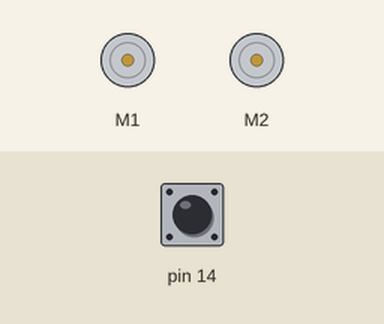
Simulated run of this sketch. Board: Arduino Leonardo, built with avr-gcc and run on an emulated ATmega32U4. Parts: 2 × DC motor (green arrow = forward, orange = backward, longer = faster). The inputs (shaded band) are chosen by the test bench; at power-on: pin 14 HIGH.

Above: at 1.2 s.
1.3 s: pin 14 pulled LOW for 0.15 s
At 3.0 s:
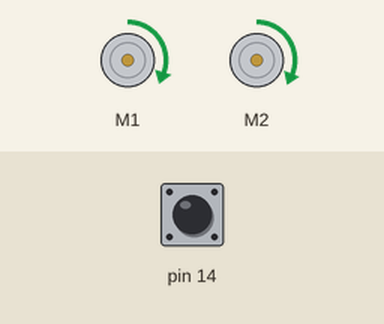
At 20.4 s:
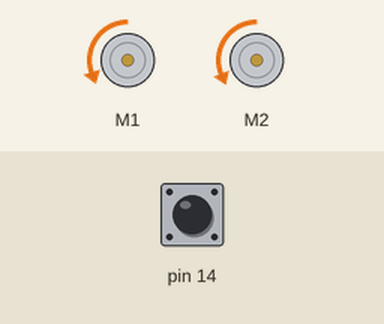
Timing chart, 0 to 20.8 s (numbered marks = the images above; inputs shaded):
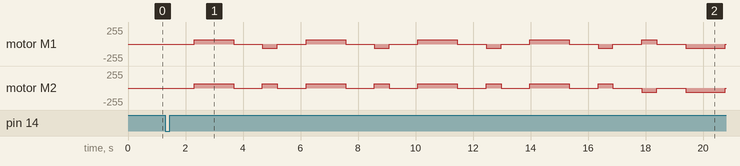

Measured:
- after the input at 1.3 s, motor M1: stopped → forward 63/255 after 1.0 s, → stopped 1.4 s later, → backward 65/255 1.0 s later, → stopped 0.52 s later, … (20 changes in this stretch); motor M2: stopped → forward 65/255 after 1.0 s, → stopped 1.4 s later, → forward 63/255 1.0 s later, → stopped 0.52 s later, … (20 changes in this stretch)

The sketch:

box_test.ino
```cpp
#include <Romi32U4.h>

Romi32U4Encoders encoders;
Romi32U4Motors motors;
Romi32U4ButtonA buttonA;

void setup()
{
}

void loop()
{
  if(buttonA.isPressed())
  {
    delay(1000);
    // motors forward.
    motors.setSpeeds(100, 102);
    delay(1375); //forward
    motors.setSpeeds(0,0);
    delay(1000);
    motors.setSpeeds(-102, 100); //left rotation
    delay(515);
    motors.setSpeeds(0,0);
    delay(1000);
    motors.setSpeeds(100, 102); //forward
    delay(1375);
    motors.setSpeeds(0,0);
    delay(1000);
    motors.setSpeeds(-102, 100); //left rotation
    delay(515);
    motors.setSpeeds(0,0);
    delay(1000);
    motors.setSpeeds(100, 102); //forward
    delay(1375);
    motors.setSpeeds(0,0);
    delay(1000);
    motors.setSpeeds(-102, 100); //left rotation
    delay(515);
    motors.setSpeeds(0,0);
    delay(1000);
    motors.setSpeeds(100, 102); //forward
    delay(1375);
    motors.setSpeeds(0,0);
    delay(1000);
    motors.setSpeeds(-102, 100); //left rotation
    delay(515);
    motors.setSpeeds(0,0);
    delay(1000);
    motors.setSpeeds(102, -100); //right rotation
    delay(525);
    motors.setSpeeds(0,0);
    delay(1000);
    motors.setSpeeds(-100, -102); //backward
    delay(1375);
    motors.setSpeeds(0,0);
    delay(1000);
    motors.setSpeeds(102, -100); //right rotation
    delay(525);
    motors.setSpeeds(0,0);
    delay(1000);
    motors.setSpeeds(-100, -102); //backward
    delay(1375);
    motors.setSpeeds(0,0);
    delay(1000);
    motors.setSpeeds(102, -100); //right rotation
    delay(525);
    motors.setSpeeds(0,0);
    delay(1000);
    motors.setSpeeds(-100, -102); //backward
    delay(1375);
    motors.setSpeeds(0,0);
    delay(1000);
    motors.setSpeeds(102, -100); //right rotation
    delay(525);
    motors.setSpeeds(0,0);
    delay(1000);
    motors.setSpeeds(-100, -102); //backward
    delay(1375);
    motors.setSpeeds(0,0);
    delay(1000);
  }
}
```
